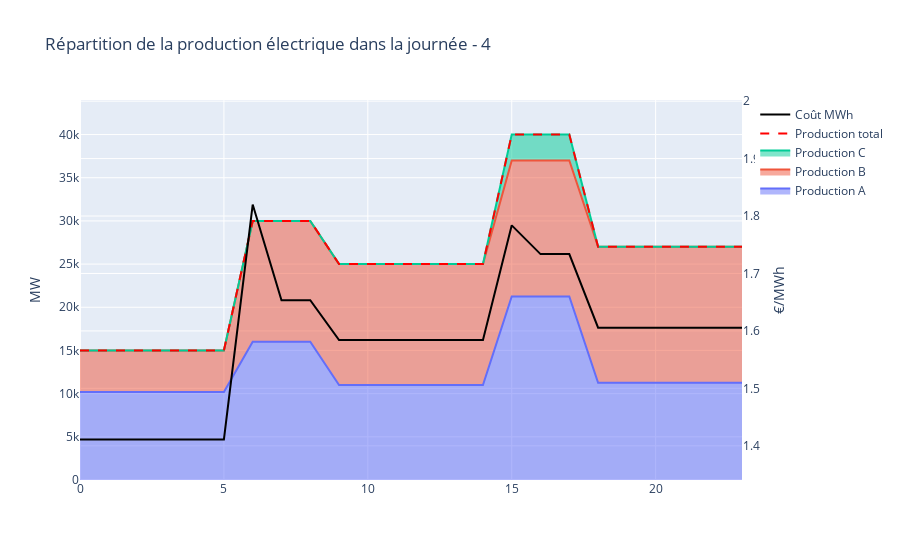

The notebook cell saved with this chart:
### Code cell
df = df_results22(dict_N=dict_N,dict_P=dict_P,dict_Nstart=dict_Nstart,dict_XX=dict_Thermique,consommation=consommation)
fig = Results_viz(df,dict_Thermique)
fig.update_layout(
    title = "Répartition de la production électrique dans la journée - 4"
)
fig.show()
fig.write_html("HTML/Répartition de la production électrique dans la journée - 4.html")

### Figure 1 — Plotly figure (JSON) as saved in the notebook; plotly's stock layout.template omitted (floating-point values rounded to 4 significant figures)
{"data": [{"name": "Production A", "stackgroup": "one", "type": "scatter", "x": [0, 1, 2, 3, 4, 5, 6, 7, 8, 9, 10, 11, 12, 13, 14, 15, 16, 17, 18, 19, 20, 21, 22, 23], "y": [10200.0, 10200.0, 10200.0, 10200.0, 10200.0, 10200.0, 16000.0, 16000, 16000, 11000.0, 11000.0, 11000.0, 11000.0, 11000.0, 11000.0, 21250, 21250, 21250, 11250.0, 11250.0, 11250.0, 11250.0, 11250.0, 11250.0]}, {"name": "Production B", "stackgroup": "one", "type": "scatter", "x": [0, 1, 2, 3, 4, 5, 6, 7, 8, 9, 10, 11, 12, 13, 14, 15, 16, 17, 18, 19, 20, 21, 22, 23], "y": [4800.0, 4800.0, 4800.0, 4800.0, 4800.0, 4800.0, 14000.0, 14000, 14000, 14000.0, 14000.0, 14000.0, 14000.0, 14000.0, 14000.0, 15750, 15750, 15750, 15750.0, 15750.0, 15750.0, 15750.0, 15750.0, 15750.0]}, {"name": "Production C", "stackgroup": "one", "type": "scatter", "x": [0, 1, 2, 3, 4, 5, 6, 7, 8, 9, 10, 11, 12, 13, 14, 15, 16, 17, 18, 19, 20, 21, 22, 23], "y": [0, 0, 0, 0, 0, 0, 0, 0, 0, 0, 0, 0, 0, 0, 0, 3000, 3000, 3000, 0, 0, 0, 0, 0, 0]}, {"line": {"color": "red", "dash": "dash"}, "name": "Production total", "type": "scatter", "x": [0, 1, 2, 3, 4, 5, 6, 7, 8, 9, 10, 11, 12, 13, 14, 15, 16, 17, 18, 19, 20, 21, 22, 23], "y": [15000, 15000, 15000, 15000, 15000, 15000, 30000, 30000, 30000, 25000, 25000, 25000, 25000, 25000, 25000, 40000, 40000, 40000, 27000, 27000, 27000, 27000, 27000, 27000]}, {"line": {"color": "black"}, "name": "Coût MWh", "type": "scatter", "x": [0, 1, 2, 3, 4, 5, 6, 7, 8, 9, 10, 11, 12, 13, 14, 15, 16, 17, 18, 19, 20, 21, 22, 23], "y": [1.411, 1.411, 1.411, 1.411, 1.411, 1.411, 1.82, 1.653, 1.653, 1.584, 1.584, 1.584, 1.584, 1.584, 1.584, 1.784, 1.734, 1.734, 1.606, 1.606, 1.606, 1.606, 1.606, 1.606], "yaxis": "y2"}], "layout": {"hovermode": "x", "title": {"text": "Répartition de la production électrique dans la journée - 4"}, "yaxis": {"range": [0, 44000], "title": {"text": "MW"}}, "yaxis2": {"anchor": "free", "overlaying": "y", "position": 1, "range": [1.34, 2.002], "side": "right", "title": {"text": "€/MWh"}}}}
